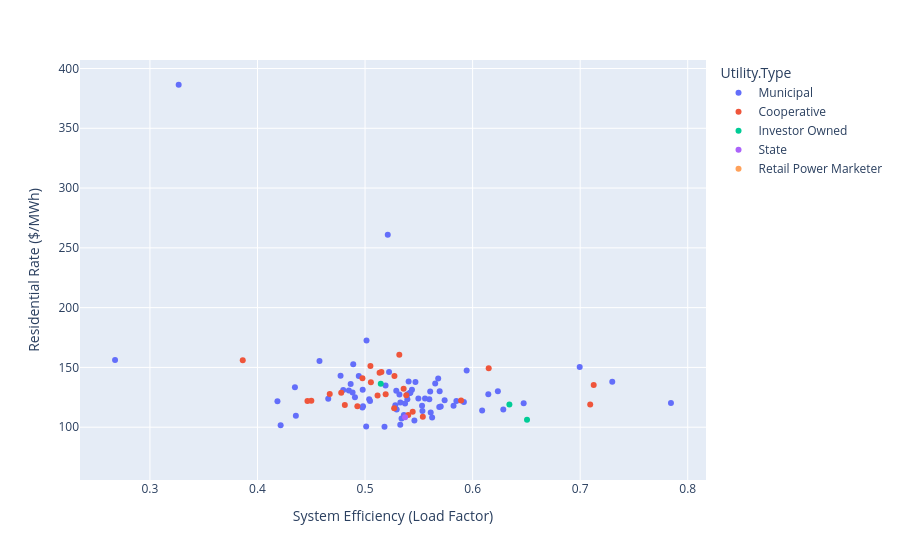

Source (notebook cell):
### Code cell
def plot_scatterplot(df):
    fig = px.scatter(ny_df, x='LoadFactor', y='ResidentialUnitPrice', color="Utility.Type",
                    title="",
                    labels={
                            "LoadFactor": "System Efficiency (Load Factor)",
                            "ResidentialUnitPrice": "Residential Rate ($/MWh)"
                        },
                    hover_name="Utility.Name")
    fig.show()

plot_scatterplot(ny_df)

### Figure 1 — Plotly figure (JSON) as saved in the notebook; plotly's stock layout.template omitted (floating-point values rounded to 4 significant figures)
{"data": [{"hovertemplate": "<b>%{hovertext}</b><br><br>Utility.Type=Municipal<br>System Efficiency (Load Factor)=%{x}<br>Residential Rate ($/MWh)=%{y}<extra></extra>", "hovertext": ["Town of Black Creek - (NC)", "City of Albemarle - (NC)", "Town of Apex- (NC)", "Town of Ayden - (NC)", "Town of Belhaven - (NC)", "Town of Benson - (NC)", "Town of Bostic - (NC)", "City of Cherryville - (NC)", "Town of Clayton", "City of Concord - (NC)", "Town of Cornelius - (NC)", "Town of Dallas - (NC)", "Town of Drexel - (NC)", "City of Elizabeth City - (NC)", "Town of Enfield - (NC)", "Town of Farmville - (NC)", "Fayetteville Public Works Commission", "Town of Forest City", "Town of Fountain - (NC)", "Town of Edenton - (NC)", "Town of Fremont - (NC)", "City of Gastonia - (NC)", "Town of Granite Falls - (NC)", "Greenville Utilities Comm", "Town of Hamilton - (NC)", "City of Hertford - (NC)", "Town of High Point", "City of Highlands - (NC)", "Town of Hobgood", "Town of Hookerton - (NC)", "Town of Huntersville - (NC)", "City of Kings Mountain - (NC)", "City of Kinston - (NC)", "Town of La Grange - (NC)", "Town of Landis - (NC)", "City of Laurinburg - (NC)", "City of Lexington - (NC)", "City of Lincolnton - (NC)", "Town of Lucama - (NC)", "Town of Louisburg - (NC)", "City of Lumberton - (NC)", "Town of MacClesfield - (NC)", "Town of Maiden - (NC)", "City of Monroe - (NC)", "City of Morganton - (NC)", "City of New Bern - (NC)", "City of Newton - (NC)", "Town of Pikeville - (NC)", "Town of Pinetops - (NC)", "Town of Pineville - (NC)", "Town of Red Springs - (NC)", "City of Robersonville - (NC)", "City of Rocky Mount - (NC)", "Town of Scotland Neck - (NC)", "Town of Selma - (NC)", "Town of Sharpsburg - (NC)", "City of Shelby - (NC)", "Town of Smithfield - (NC)", "City of Southport - (NC)", "Town of Stantonsburg - (NC)", "City of Statesville - (NC)", "Town of Tarboro - (NC)", "Town of Wake Forest - (NC)", "Town of Walstonburg", "City of Washington - (NC)", "Town of Waynesville - (NC)", "City of Wilson", "Town of Windsor- (NC)", "City of Winterville - (NC)", "Town of Murphy - (NC)"], "legendgroup": "Municipal", "marker": {"color": "#636efa", "symbol": "circle"}, "mode": "markers", "name": "Municipal", "orientation": "v", "showlegend": true, "type": "scatter", "x": [0.6146, 0.532, 0.4215, 0.5294, 0.4866, 0.5405, 0.5328, 0.5191, 0.4772, 0.5327, 0.4357, 0.5181, 0.5436, 0.5339, 0.2676, 0.4797, 0.5849, 0.5606, 0.5013, 0.5046, 0.5223, 0.5393, 0.5597, 0.5533, 0.4348, 0.5211, 0.5421, 0.7298, 0.4576, 0.4978, 0.5823, 0.5459, 0.5694, 0.4906, 0.529, 0.553, 0.5396, 0.485, 0.6285, 0.5652, 0.5557, 0.3267, 0.5415, 0.6235, 0.5919, 0.501, 0.574, 0.489, 0.6996, 0.4981, 0.5468, 0.568, 0.5372, 0.5945, 0.5496, 0.6475, 0.561, 0.5361, 0.4975, 0.5281, 0.5624, 0.569, 0.4941, 0.4658, 0.4884, 0.4185, 0.6089, 0.5704, 0.5038, 0.7844], "xaxis": "x", "y": [127.6, 127.3, 101.6, 114.8, 136.2, 138.2, 120.7, 135.0, 143.1, 102.1, 109.5, 100.4, 131.4, 107.3, 156.2, 131.1, 121.9, 129.9, 172.5, 121.8, 146.1, 123.3, 123.3, 113.5, 133.3, 261.0, 128.8, 138.1, 155.4, 131.2, 118.0, 105.7, 130.0, 125.1, 130.6, 117.9, 127.5, 130.8, 114.8, 136.6, 124.0, 386.4, 128.7, 130.2, 121.1, 100.5, 122.5, 152.6, 150.3, 117.5, 137.9, 140.7, 119.8, 147.5, 123.9, 120.1, 112.4, 110.2, 116.5, 118.4, 108.1, 116.8, 142.8, 123.8, 129.1, 121.7, 113.9, 117.3, 123.5, 120.3], "yaxis": "y"}, {"hovertemplate": "<b>%{hovertext}</b><br><br>Utility.Type=Cooperative<br>System Efficiency (Load Factor)=%{x}<br>Residential Rate ($/MWh)=%{y}<extra></extra>", "hovertext": ["Albemarle Electric Member Corp", "Blue Ridge Elec Member Corp - (NC)", "Cape Hatteras Elec Member Corp", "Carteret-Craven El Member Corp", "Central Electric Membership Corp. - (NC)", "Edgecombe-Martin County E M C", "Four County Elec Member Corp", "French Broad Elec Member Corp", "Halifax Electric Member Corp", "Haywood Electric Member Corp", "Jones-Onslow Elec Member Corp", "Lumbee River Elec Member Corp", "Pee Dee Electric Member Corp", "Pitt & Greene Elec Member Corp", "Piedmont Electric Member Corp", "Randolph Electric Member Corp", "Roanoke Electric Member Corp", "Rutherford Elec Member Corp", "South River Elec Member Corp", "Surry-Yadkin Elec Member Corp", "Tri-County Elec Member Corp (NC)", "Tideland Electric Member Corp", "Union Electric Membership Corp - (NC)", "Wake Electric Membership Corp", "EnergyUnited Elec Member Corp", "Brunswick Electric Member Corp"], "legendgroup": "Cooperative", "marker": {"color": "#EF553B", "symbol": "circle"}, "mode": "markers", "name": "Cooperative", "orientation": "v", "showlegend": true, "type": "scatter", "x": [0.4976, 0.7093, 0.3863, 0.4812, 0.5359, 0.5273, 0.5893, 0.7126, 0.5135, 0.6149, 0.4928, 0.5271, 0.5116, 0.5192, 0.4778, 0.5054, 0.5318, 0.5537, 0.5383, 0.505, 0.5401, 0.5152, 0.4464, 0.4501, 0.5443, 0.4671], "xaxis": "x", "y": [141.0, 119.0, 155.9, 118.5, 132.1, 142.8, 122.3, 135.4, 145.5, 149.3, 117.5, 115.9, 126.4, 127.6, 128.9, 137.5, 160.6, 108.7, 126.7, 151.2, 110.3, 146.3, 122.0, 122.1, 112.8, 127.8], "yaxis": "y"}, {"hovertemplate": "<b>%{hovertext}</b><br><br>Utility.Type=Investor Owned<br>System Efficiency (Load Factor)=%{x}<br>Residential Rate ($/MWh)=%{y}<extra></extra>", "hovertext": ["Duke Energy Progress - (NC)", "Duke Energy Carolinas, LLC", "Duke Energy Florida, LLC"], "legendgroup": "Investor Owned", "marker": {"color": "#00cc96", "symbol": "circle"}, "mode": "markers", "name": "Investor Owned", "orientation": "v", "showlegend": true, "type": "scatter", "x": [0.6342, 0.6506, 0.5146], "xaxis": "x", "y": [118.9, 106.2, 136.2], "yaxis": "y"}, {"hovertemplate": "<b>%{hovertext}</b><br><br>Utility.Type=State<br>System Efficiency (Load Factor)=%{x}<br>Residential Rate ($/MWh)=%{y}<extra></extra>", "hovertext": ["New River Light & Power Co"], "legendgroup": "State", "marker": {"color": "#ab63fa", "symbol": "circle"}, "mode": "markers", "name": "State", "orientation": "v", "showlegend": true, "type": "scatter", "x": [0.5372], "xaxis": "x", "y": [108.2], "yaxis": "y"}, {"hovertemplate": "<b>%{hovertext}</b><br><br>Utility.Type=Retail Power Marketer<br>System Efficiency (Load Factor)=%{x}<br>Residential Rate ($/MWh)=%{y}<extra></extra>", "hovertext": ["XOOM Energy Texas, LLC", "XOOM Energy Connecticut, LLC", "XOOM Energy Illinois, LLC", "XOOM Energy Massachusetts, LLC", "XOOM Energy Maryland, LLC", "XOOM Energy New Jersey, LLC", "XOOM Energy Pennsylvania, LLC", "XOOM Energy New York, LLC", "XOOM Energy Maine, LLC", "XOOM Energy Rhode Island, LLC", "XOOM Energy Delaware, LLC", "XOOM Energy New Hampshire, LLC", "XOOM Energy Ohio, LLC", "XOOM Energy Washington DC, LLC"], "legendgroup": "Retail Power Marketer", "marker": {"color": "#FFA15A", "symbol": "circle"}, "mode": "markers", "name": "Retail Power Marketer", "orientation": "v", "showlegend": true, "type": "scatter", "x": [Infinity, Infinity, Infinity, Infinity, Infinity, Infinity, Infinity, Infinity, Infinity, Infinity, Infinity, Infinity, Infinity, Infinity], "xaxis": "x", "y": [119.6, 98.41, 92.07, 124.0, 95.67, 162.2, 89.3, 91.67, 99.29, 115.1, 107.4, 99.89, 76.54, 114.2], "yaxis": "y"}], "layout": {"legend": {"title": {"text": "Utility.Type"}, "tracegroupgap": 0}, "margin": {"t": 60}, "xaxis": {"anchor": "y", "domain": [0, 1], "title": {"text": "System Efficiency (Load Factor)"}}, "yaxis": {"anchor": "x", "domain": [0, 1], "title": {"text": "Residential Rate ($/MWh)"}}}}
